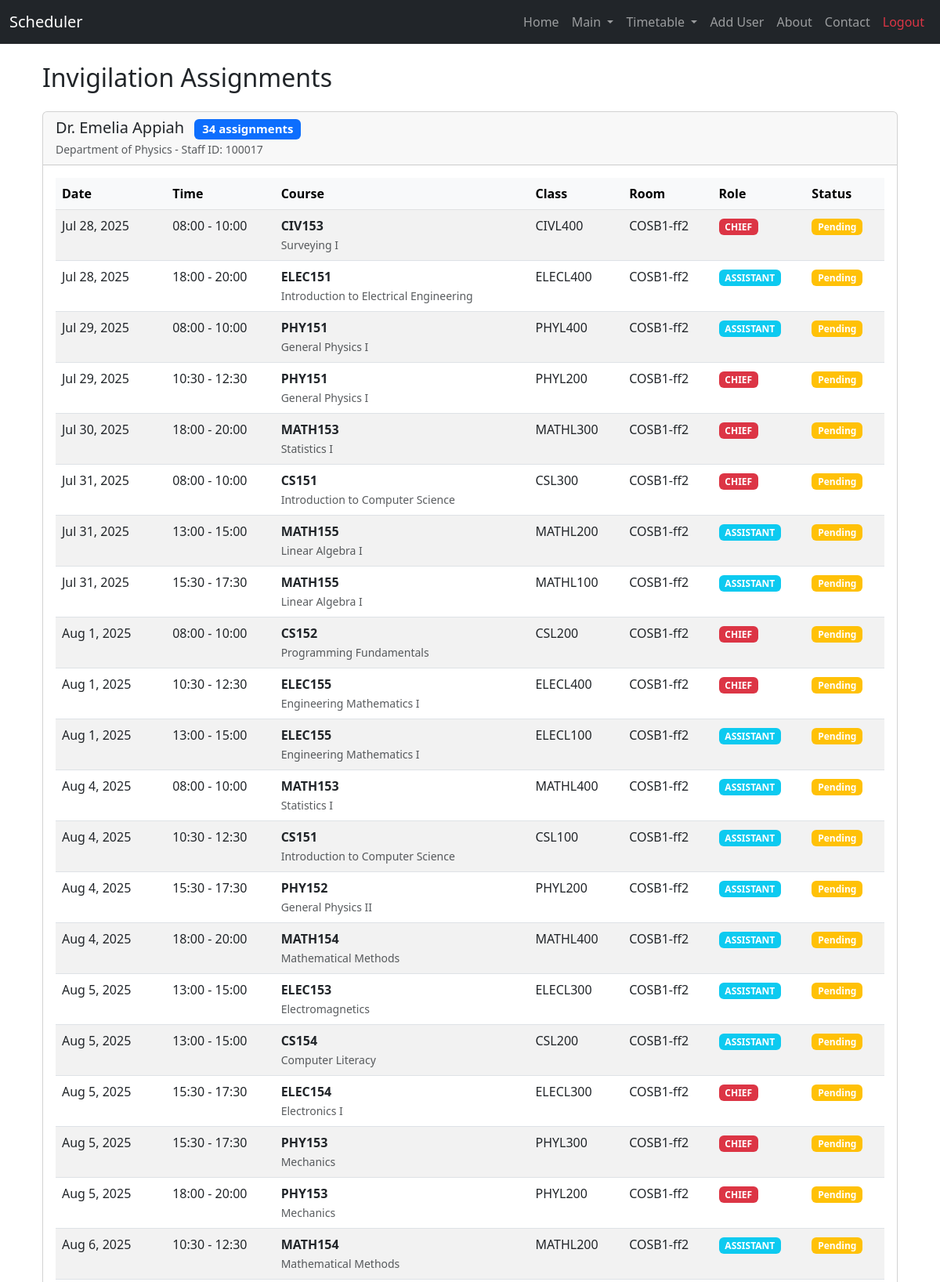
Page /timetable/invigilation_assignments/ (signed in, upper part) on the committed database.
### Timetable/models.py (models this page shows, shortened)
class Lecturer(models.Model):
    name = models.CharField(max_length=100)
    department = models.ForeignKey(Department, on_delete=models.CASCADE)
    staff_id = models.CharField(max_length=20, unique=True, db_index=True, null=True, blank=True)
    availability = models.JSONField(blank=True, null=True)  # For regular teaching availability
    proctor_availability = models.JSONField(blank=True, null=True)  # For exam proctoring availability
    is_proctor = models.BooleanField(default=False)
    max_courses = models.PositiveIntegerField(default=4)
    is_active = models.BooleanField(default=True)
    class Meta:
        ordering = ['name']

class Department(models.Model):
    code = models.CharField(max_length=10, unique=True)
    name = models.CharField(max_length=100)
    building = models.ForeignKey(Building, on_delete=models.SET_NULL, null=True, blank=True)
    college = models.ForeignKey('College', on_delete=models.SET_NULL, null=True, blank=True, related_name='departments')

class InvigilationAssignment(models.Model):
    exam_schedule = models.ForeignKey(ExamSchedule, on_delete=models.CASCADE)
    invigilator = models.ForeignKey(Lecturer, on_delete=models.CASCADE, limit_choices_to={'is_proctor': True})
    role = models.CharField(max_length=20, choices=[
        ('CHIEF', 'Chief Invigilator'),
        ('ASSISTANT', 'Assistant Invigilator'),
        ('RESERVE', 'Reserve Invigilator'),
    ], default='ASSISTANT')
    is_confirmed = models.BooleanField(default=False)
    class Meta:
        unique_together = ('exam_schedule', 'invigilator')
        ordering = ['exam_schedule', 'role', 'invigilator__name']

class ExamSchedule(models.Model):
    exam_date = models.ForeignKey(ExamDate, on_delete=models.CASCADE)
    time_slot = models.ForeignKey(TimeSlot, on_delete=models.CASCADE)
    course = models.ForeignKey(Course, on_delete=models.CASCADE)
    program_class = models.ForeignKey(Class, on_delete=models.CASCADE)
    room = models.ForeignKey(Room, on_delete=models.CASCADE)
    invigilators = models.ManyToManyField(Lecturer, related_name='exam_assignments', limit_choices_to={'is_proctor': True})
    exam_duration = models.PositiveIntegerField(default=120)  # Duration in minutes
    is_scheduled = models.BooleanField(default=False)
    class Meta:
        unique_together = ('exam_date', 'time_slot', 'course', 'program_class')
        ordering = ['exam_date', 'time_slot']

class ExamDate(models.Model):
    date = models.DateField(unique=True)
    day_name = models.CharField(max_length=10)
    class Meta:
        ordering = ['date']

class TimeSlot(models.Model):
    start_time = models.TimeField()
    end_time = models.TimeField()
    code = models.CharField(max_length=20, unique=True)
    is_lecture_slot = models.BooleanField(default=True)
    is_exam_slot = models.BooleanField(default=False)
    class Meta:
        ordering = ['start_time']
    def __str__(self):
        return f"{self.start_time.strftime('%H:%M')} - {self.end_time.strftime('%H:%M')}"

class Course(models.Model):
    code = models.CharField(max_length=20, unique=True)
    title = models.CharField(max_length=200)
    course_type = models.ForeignKey(CourseType, on_delete=models.CASCADE)
    department = models.ForeignKey(Department, on_delete=models.CASCADE)
    credit_hours = models.PositiveIntegerField()
    enrollment = models.PositiveIntegerField()
    lecturers = models.ManyToManyField(Lecturer, related_name='courses')
    classes = models.ManyToManyField(Class, related_name='courses')
    requires_lab = models.BooleanField(default=False)
    lab_type = models.ForeignKey(LabType, on_delete=models.SET_NULL, null=True, blank=True)
    class Meta:
        ordering = ['code']

class Class(models.Model):
    code = models.CharField(max_length=20, unique=True)
    name = models.CharField(max_length=100, blank=True, null=True)
    department = models.ForeignKey(Department, on_delete=models.CASCADE)
    level = models.PositiveIntegerField()
    size = models.PositiveIntegerField()
    class Meta:
        verbose_name_plural = "Classes"
        ordering = ['code']

class Room(models.Model):
    code = models.CharField(max_length=20, unique=True)
    building = models.ForeignKey(Building, on_delete=models.CASCADE)
    room_type = models.ForeignKey(RoomType, on_delete=models.CASCADE)
    lab_type = models.ForeignKey(LabType, on_delete=models.SET_NULL, blank=True, null=True)
    capacity = models.PositiveIntegerField()
    dimensions = models.CharField(max_length=20)
    max_courses = models.PositiveIntegerField(default=1)
    proctors_required = models.PositiveIntegerField(default=1)
    is_overflow = models.BooleanField(default=False)
    class Meta:
        ordering = ['code']

### Timetable/views.py (the view)
# urls.py: path('invigilation_assignments/', views.invigilation_assignments, name='invigilation_assignments'),
@staff_member_required
def invigilation_assignments(request):
    assignments = InvigilationAssignment.objects.select_related(
        'invigilator', 'exam_schedule__course', 'exam_schedule__program_class',
        'exam_schedule__room', 'exam_schedule__exam_date', 'exam_schedule__time_slot'
    ).order_by('exam_schedule__exam_date__date', 'exam_schedule__time_slot__start_time')
    invigilator_assignments = {}
    for assignment in assignments:
        invigilator = assignment.invigilator
        if invigilator not in invigilator_assignments:
            invigilator_assignments[invigilator] = []
        invigilator_assignments[invigilator].append(assignment)
    return render(request, 'timetable/invigilation_assignments.html', {
        'invigilator_assignments': invigilator_assignments,
    })

### templates/timetable/invigilation_assignments.html (shortened to what this page needs)
{% extends 'home/base.html' %}
{% load static %}
{% block content %}
<div class="container mt-4">
    <div class="row">
        <div class="col-12">
            <h2 class="mb-4">Invigilation Assignments</h2>
            {% if invigilator_assignments %}
                {% for invigilator, assignments in invigilator_assignments.items %}
                <div class="card mb-4">
                    <div class="card-header">
                        <h5 class="mb-0">
                            {{ invigilator.name }}
                            <span class="badge bg-primary ms-2">{{ assignments|length }} assignments</span>
                        </h5>
                        <small class="text-muted">{{ invigilator.department.name }} - Staff ID: {{ invigilator.staff_id|default:"N/A" }}</small>
                    </div>
                    <div class="card-body">
                        <div class="table-responsive">
                            <table class="table table-striped">
                                <thead class="table-light">
                                    <tr>
                                        <th>Date</th>
                                        <th>Time</th>
                                        <th>Course</th>
                                        <th>Class</th>
                                        <th>Room</th>
                                        <th>Role</th>
                                        <th>Status</th>
                                    </tr>
                                </thead>
                                <tbody>
                                    {% for assignment in assignments %}
                                    <tr>
                                        <td>{{ assignment.exam_schedule.exam_date.date|date:"M j, Y" }}</td>
                                        <td>{{ assignment.exam_schedule.time_slot }}</td>
                                        <td>
                                            <strong>{{ assignment.exam_schedule.course.code }}</strong><br>
                                            <small class="text-muted">{{ assignment.exam_schedule.course.title }}</small>
                                        </td>
                                        <td>{{ assignment.exam_schedule.program_class.code }}</td>
                                        <td>{{ assignment.exam_schedule.room.code }}</td>
                                        <td>
                                            {% if assignment.role == 'CHIEF' %}
                                                <span class="badge bg-danger">{{ assignment.role }}</span>
                                            {% elif assignment.role == 'ASSISTANT' %}
                                                <span class="badge bg-info">{{ assignment.role }}</span>
                                            {% else %}
                                                <span class="badge bg-secondary">{{ assignment.role }}</span>
                                            {% endif %}
                                        </td>
                                        <td>
                                            {% if assignment.is_confirmed %}
                                                <span class="badge bg-success">Confirmed</span>
                                            {% else %}
                                                <span class="badge bg-warning">Pending</span>
                                            {% endif %}
                                        </td>
                                    </tr>
                                    {% endfor %}
                                </tbody>
                            </table>
                        </div>
                    </div>
                </div>
                {% endfor %}
            {% endif %}
        </div>
    </div>
</div>
{% endblock %}

### rows in the picture
Lecturer: name "Dr. Emelia Appiah", assignments "34", department.name "Department of Physics", staff_id "100017"
InvigilationAssignment: exam_schedule.exam_date "Jul 28, 2025", exam_schedule.time_slot "08:00 - 10:00", exam_schedule.course.code "CIV153", exam_schedule.course "Surveying I", exam_schedule.program_class.code "CIVL400", exam_schedule.room.code "COSB1-ff2", role "CHIEF", is_confirmed "Pending"
InvigilationAssignment: exam_schedule.exam_date "Jul 28, 2025", exam_schedule.time_slot "18:00 - 20:00", exam_schedule.course.code "ELEC151", exam_schedule.course "Introduction to Electrical Engineering", exam_schedule.program_class.code "ELECL400", exam_schedule.room.code "COSB1-ff2", role "ASSISTANT", is_confirmed "Pending"
InvigilationAssignment: exam_schedule.exam_date "Jul 29, 2025", exam_schedule.time_slot "08:00 - 10:00", exam_schedule.course.code "PHY151", exam_schedule.course "General Physics I", exam_schedule.program_class.code "PHYL400", exam_schedule.room.code "COSB1-ff2", role "ASSISTANT", is_confirmed "Pending"
InvigilationAssignment: exam_schedule.exam_date "Jul 29, 2025", exam_schedule.time_slot "10:30 - 12:30", exam_schedule.course.code "PHY151", exam_schedule.course "General Physics I", exam_schedule.program_class.code "PHYL200", exam_schedule.room.code "COSB1-ff2", role "CHIEF", is_confirmed "Pending"
InvigilationAssignment: exam_schedule.exam_date "Jul 30, 2025", exam_schedule.time_slot "18:00 - 20:00", exam_schedule.course.code "MATH153", exam_schedule.course "Statistics I", exam_schedule.program_class.code "MATHL300", exam_schedule.room.code "COSB1-ff2", role "CHIEF", is_confirmed "Pending"
InvigilationAssignment: exam_schedule.exam_date "Jul 31, 2025", exam_schedule.time_slot "08:00 - 10:00", exam_schedule.course.code "CS151", exam_schedule.course "Introduction to Computer Science", exam_schedule.program_class.code "CSL300", exam_schedule.room.code "COSB1-ff2", role "CHIEF", is_confirmed "Pending"
InvigilationAssignment: exam_schedule.exam_date "Jul 31, 2025", exam_schedule.time_slot "13:00 - 15:00", exam_schedule.course.code "MATH155", exam_schedule.course "Linear Algebra I", exam_schedule.program_class.code "MATHL200", exam_schedule.room.code "COSB1-ff2", role "ASSISTANT", is_confirmed "Pending"
InvigilationAssignment: exam_schedule.exam_date "Jul 31, 2025", exam_schedule.time_slot "15:30 - 17:30", exam_schedule.course.code "MATH155", exam_schedule.course "Linear Algebra I", exam_schedule.program_class.code "MATHL100", exam_schedule.room.code "COSB1-ff2", role "ASSISTANT", is_confirmed "Pending"
InvigilationAssignment: exam_schedule.exam_date "Aug 1, 2025", exam_schedule.time_slot "08:00 - 10:00", exam_schedule.course.code "CS152", exam_schedule.course "Programming Fundamentals", exam_schedule.program_class.code "CSL200", exam_schedule.room.code "COSB1-ff2", role "CHIEF", is_confirmed "Pending"
InvigilationAssignment: exam_schedule.exam_date "Aug 1, 2025", exam_schedule.time_slot "10:30 - 12:30", exam_schedule.course.code "ELEC155", exam_schedule.course "Engineering Mathematics I", exam_schedule.program_class.code "ELECL400", exam_schedule.room.code "COSB1-ff2", role "CHIEF", is_confirmed "Pending"
InvigilationAssignment: exam_schedule.exam_date "Aug 1, 2025", exam_schedule.time_slot "13:00 - 15:00", exam_schedule.course.code "ELEC155", exam_schedule.course "Engineering Mathematics I", exam_schedule.program_class.code "ELECL100", exam_schedule.room.code "COSB1-ff2", role "ASSISTANT", is_confirmed "Pending"
InvigilationAssignment: exam_schedule.exam_date "Aug 4, 2025", exam_schedule.time_slot "08:00 - 10:00", exam_schedule.course.code "MATH153", exam_schedule.course "Statistics I", exam_schedule.program_class.code "MATHL400", exam_schedule.room.code "COSB1-ff2", role "ASSISTANT", is_confirmed "Pending"
InvigilationAssignment: exam_schedule.exam_date "Aug 4, 2025", exam_schedule.time_slot "10:30 - 12:30", exam_schedule.course.code "CS151", exam_schedule.course "Introduction to Computer Science", exam_schedule.program_class.code "CSL100", exam_schedule.room.code "COSB1-ff2", role "ASSISTANT", is_confirmed "Pending"
InvigilationAssignment: exam_schedule.exam_date "Aug 4, 2025", exam_schedule.time_slot "15:30 - 17:30", exam_schedule.course.code "PHY152", exam_schedule.course "General Physics II", exam_schedule.program_class.code "PHYL200", exam_schedule.room.code "COSB1-ff2", role "ASSISTANT", is_confirmed "Pending"
InvigilationAssignment: exam_schedule.exam_date "Aug 4, 2025", exam_schedule.time_slot "18:00 - 20:00", exam_schedule.course.code "MATH154", exam_schedule.course "Mathematical Methods", exam_schedule.program_class.code "MATHL400", exam_schedule.room.code "COSB1-ff2", role "ASSISTANT", is_confirmed "Pending"
InvigilationAssignment: exam_schedule.exam_date "Aug 5, 2025", exam_schedule.time_slot "13:00 - 15:00", exam_schedule.course.code "ELEC153", exam_schedule.course "Electromagnetics", exam_schedule.program_class.code "ELECL300", exam_schedule.room.code "COSB1-ff2", role "ASSISTANT", is_confirmed "Pending"
InvigilationAssignment: exam_schedule.exam_date "Aug 5, 2025", exam_schedule.time_slot "13:00 - 15:00", exam_schedule.course.code "CS154", exam_schedule.course "Computer Literacy", exam_schedule.program_class.code "CSL200", exam_schedule.room.code "COSB1-ff2", role "ASSISTANT", is_confirmed "Pending"
InvigilationAssignment: exam_schedule.exam_date "Aug 5, 2025", exam_schedule.time_slot "15:30 - 17:30", exam_schedule.course.code "ELEC154", exam_schedule.course "Electronics I", exam_schedule.program_class.code "ELECL300", exam_schedule.room.code "COSB1-ff2", role "CHIEF", is_confirmed "Pending"
InvigilationAssignment: exam_schedule.exam_date "Aug 5, 2025", exam_schedule.time_slot "15:30 - 17:30", exam_schedule.course.code "PHY153", exam_schedule.course "Mechanics", exam_schedule.program_class.code "PHYL300", exam_schedule.room.code "COSB1-ff2", role "CHIEF", is_confirmed "Pending"
InvigilationAssignment: exam_schedule.exam_date "Aug 5, 2025", exam_schedule.time_slot "18:00 - 20:00", exam_schedule.course.code "PHY153", exam_schedule.course "Mechanics", exam_schedule.program_class.code "PHYL200", exam_schedule.room.code "COSB1-ff2", role "CHIEF", is_confirmed "Pending"
InvigilationAssignment: exam_schedule.exam_date "Aug 6, 2025", exam_schedule.time_slot "10:30 - 12:30", exam_schedule.course.code "MATH154", exam_schedule.course "Mathematical Methods", exam_schedule.program_class.code "MATHL200", exam_schedule.room.code "COSB1-ff2", role "ASSISTANT", is_confirmed "Pending"
